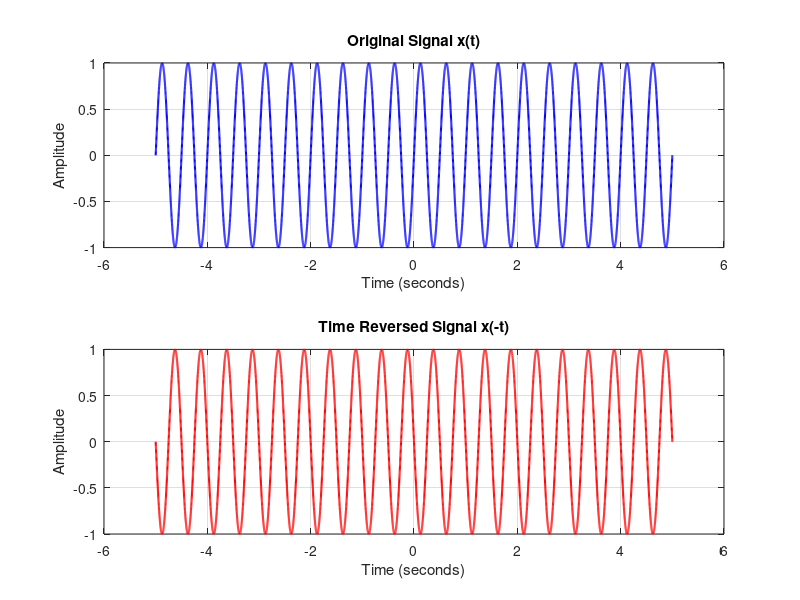

Recreate this plot in MATLAB.
clc;
clear;
close all;

% TIME REVERSAL OF SIGNALS

% 1. Define parameters
A = 1;
f = 2;

Fs = 1000;
T = 1/Fs;

t = -5:T:5;

% 2. Generate original signal
x = A*sin(2*pi*f*t);

% 3. Perform time reversal
x_reversed = A*sin(2*pi*f*(-t));

% 4. Plot the signals
figure;

subplot(2,1,1);
plot(t, x, 'b', 'LineWidth', 1.5);
grid on;
title('Original Signal x(t)');
xlabel('Time (seconds)');
ylabel('Amplitude');

subplot(2,1,2);
plot(t, x_reversed, 'r', 'LineWidth', 1.5);
grid on;
title('Time Reversed Signal x(-t)');
xlabel('Time (seconds)');
ylabel('Amplitude');

% 5. Save the result
if ~exist('Results', 'dir')
    mkdir('Results');
end

exportgraphics(gcf, 'Results/time_reversal.png', ...
    'Resolution', 300);
